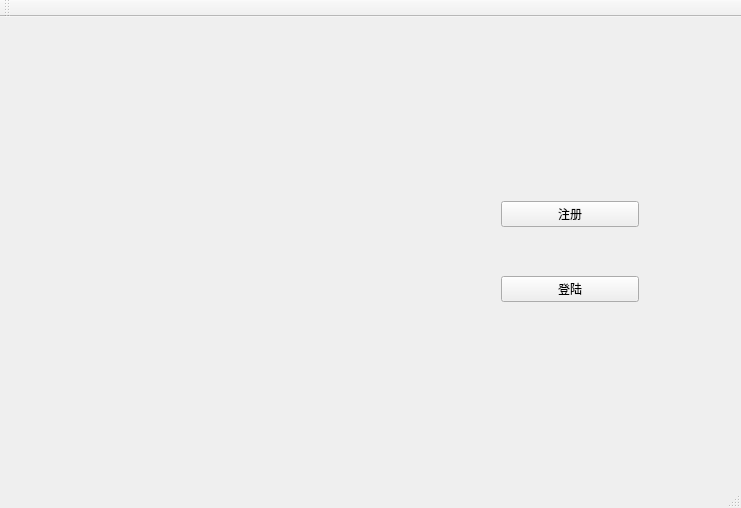
<?xml version="1.0" encoding="UTF-8"?>
<ui version="4.0">
 <class>MainWindow</class>
 <widget class="QMainWindow" name="MainWindow">
  <property name="geometry">
   <rect>
    <x>0</x>
    <y>0</y>
    <width>741</width>
    <height>508</height>
   </rect>
  </property>
  <property name="windowTitle">
   <string>MainWindow</string>
  </property>
  <property name="styleSheet">
   <string notr="true">border-image: url(:/myimage/myimage/bbb.jpg)</string>
  </property>
  <widget class="QWidget" name="centralWidget">
   <widget class="QLabel" name="label">
    <property name="geometry">
     <rect>
      <x>150</x>
      <y>90</y>
      <width>261</width>
      <height>281</height>
     </rect>
    </property>
    <property name="styleSheet">
     <string notr="true"/>
    </property>
    <property name="text">
     <string/>
    </property>
   </widget>
   <widget class="QWidget" name="verticalLayoutWidget">
    <property name="geometry">
     <rect>
      <x>490</x>
      <y>130</y>
      <width>160</width>
      <height>211</height>
     </rect>
    </property>
    <layout class="QVBoxLayout" name="verticalLayout">
     <item>
      <widget class="QPushButton" name="regBtn">
       <property name="styleSheet">
        <string notr="true">border-image: rgb(255, 255, 255)</string>
       </property>
       <property name="text">
        <string>注册</string>
       </property>
      </widget>
     </item>
     <item>
      <widget class="QPushButton" name="logBtn">
       <property name="styleSheet">
        <string notr="true">border-image: rgb(255, 255, 255)</string>
       </property>
       <property name="text">
        <string>登陆</string>
       </property>
      </widget>
     </item>
    </layout>
   </widget>
  </widget>
  <widget class="QMenuBar" name="menuBar">
   <property name="geometry">
    <rect>
     <x>0</x>
     <y>0</y>
     <width>741</width>
     <height>23</height>
    </rect>
   </property>
  </widget>
  <widget class="QToolBar" name="mainToolBar">
   <attribute name="toolBarArea">
    <enum>TopToolBarArea</enum>
   </attribute>
   <attribute name="toolBarBreak">
    <bool>false</bool>
   </attribute>
  </widget>
  <widget class="QStatusBar" name="statusBar"/>
 </widget>
 <layoutdefault spacing="6" margin="11"/>
 <resources/>
 <connections/>
</ui>
